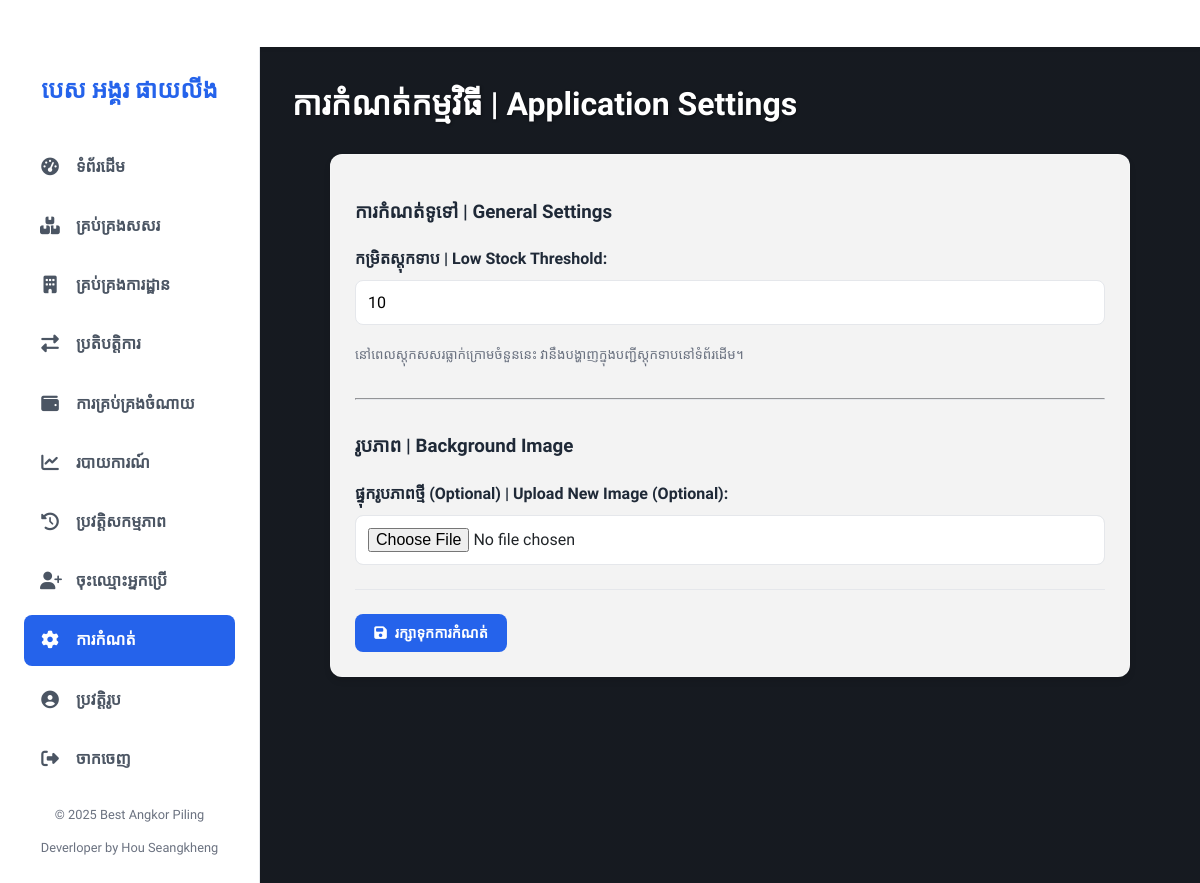
Before: /settings (signed in) with the older database file.
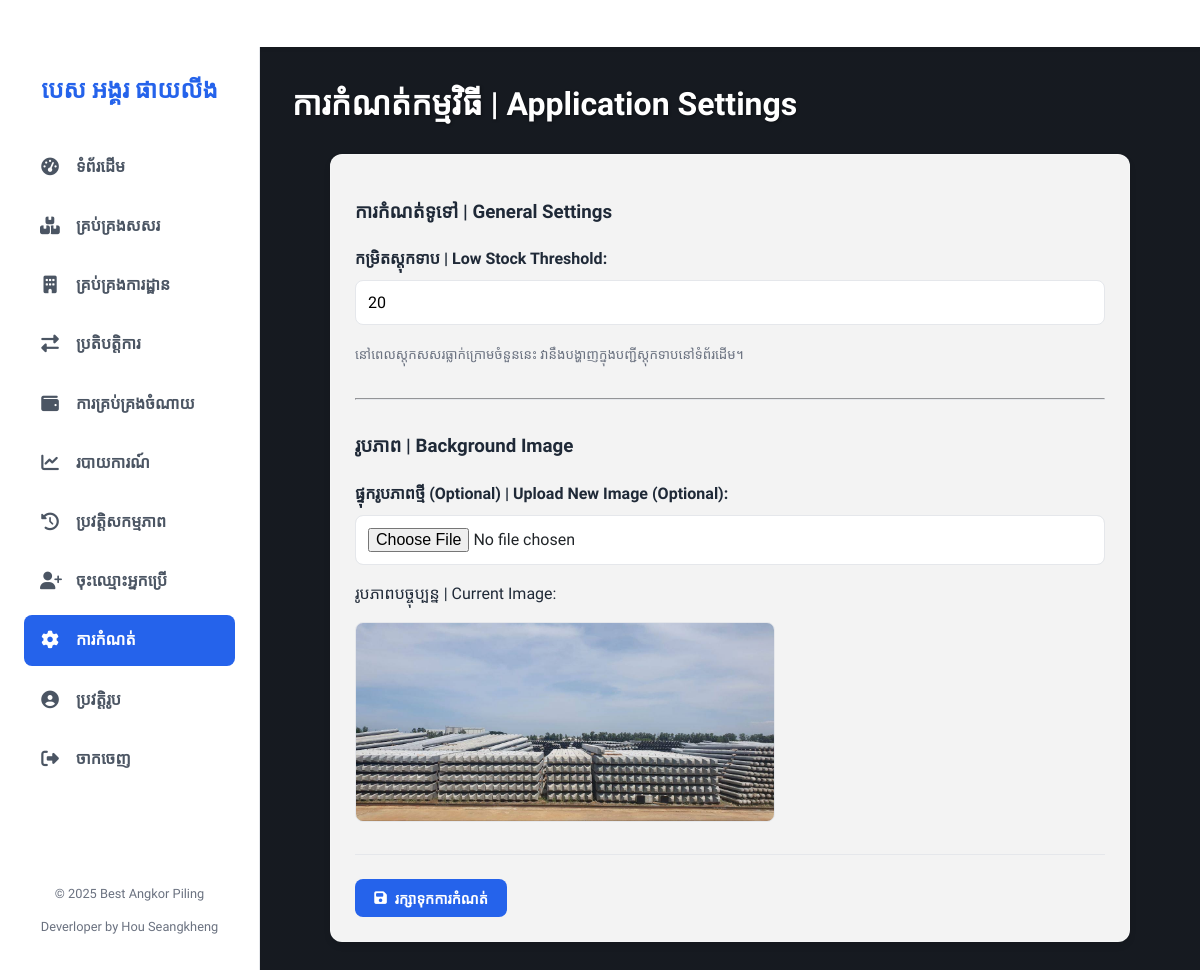
After: the same page with the newer database file.
### app.py (models this page shows)
class Setting(db.Model):
    id = db.Column(db.Integer, primary_key=True)
    key = db.Column(db.String(50), unique=True, nullable=False)
    value = db.Column(db.String(200), nullable=False)

### app.py (the view, shortened to what this page needs)
@app.route('/settings', methods=['GET', 'POST'])
@login_required
@role_required('admin')
def settings():
    settings_dict = {s.key: s.value for s in Setting.query.all()}
    return render_template('settings.html', settings=settings_dict)

### app.py (called while the page is built)
@login_manager.user_loader
def load_user(user_id): return User.query.get(int(user_id))

@app.context_processor
def inject_global_vars():
    low_stock_setting = Setting.query.filter_by(key='low_stock_threshold').first()
    background_image_setting = Setting.query.filter_by(key='background_image').first()
    return dict(
        current_year=datetime.now().year,
        low_stock_threshold=int(low_stock_setting.value) if low_stock_setting else 10,
        background_image_filename=background_image_setting.value if background_image_setting else None
    )

@app.before_request
def before_request(): g.db = db.session

### templates/settings.html (shortened to what this page needs)
{% extends "base.html" %}
{% block content %}
<div class="page-header">
    <h1>ការកំណត់កម្មវិធី | Application Settings</h1>
</div>
<div class="card" style="max-width: 800px; margin: auto;">
    <form method="POST" action="{{ url_for('settings') }}" enctype="multipart/form-data">
        <h3>ការកំណត់ទូទៅ | General Settings</h3>
        <label for="low_stock_threshold">កម្រិតស្តុកទាប | Low Stock Threshold:</label>
        <input type="number" id="low_stock_threshold" name="low_stock_threshold" value="{{ settings.get('low_stock_threshold', 10) }}" required>
        <small style="color: var(--text-light);">នៅពេលស្តុកសសរធ្លាក់ក្រោមចំនួននេះ វានឹងបង្ហាញក្នុងបញ្ជីស្តុកទាបនៅទំព័រដើម។</small>
        <hr style="margin: 2rem 0; border-color: var(--border-color);">
        <h3>រូបភាព | Background Image</h3>
        <label for="background_image">ផ្ទុករូបភាពថ្មី (Optional) | Upload New Image (Optional):</label>
        <input type="file" id="background_image" name="background_image" accept="image/png, image/jpeg, image/gif" class="form-control">
        {% if settings.get('background_image') %}
        <div style="margin-top: 1rem;">
            <p>រូបភាពបច្ចុប្បន្ន | Current Image:</p>
            <img src="{{ url_for('static', filename='uploads/' + settings.get('background_image')) }}" alt="Current Background" style="max-width: 100%; border-radius: 0.5rem; max-height: 200px; border: 1px solid var(--border-color);">
        </div>
        {% endif %}
        <div class="button-group" style="margin-top: 1.5rem; border-top: 1px solid var(--border-color); padding-top: 1.5rem;">
            <button type="submit" class="btn btn-primary"><i class="fas fa-save"></i> រក្សាទុកការកំណត់</button>
        </div>
    </form>
</div>
{% endblock %}

Changed rows visible on the page:
changed Setting (number 1 of 2 on the later page): low_stock_threshold "10" → "20"
added Setting: value (picture)
Other visible differences:
text now shown: "រូបភាពបច្ចុប្បន្ន | Current Image:"
